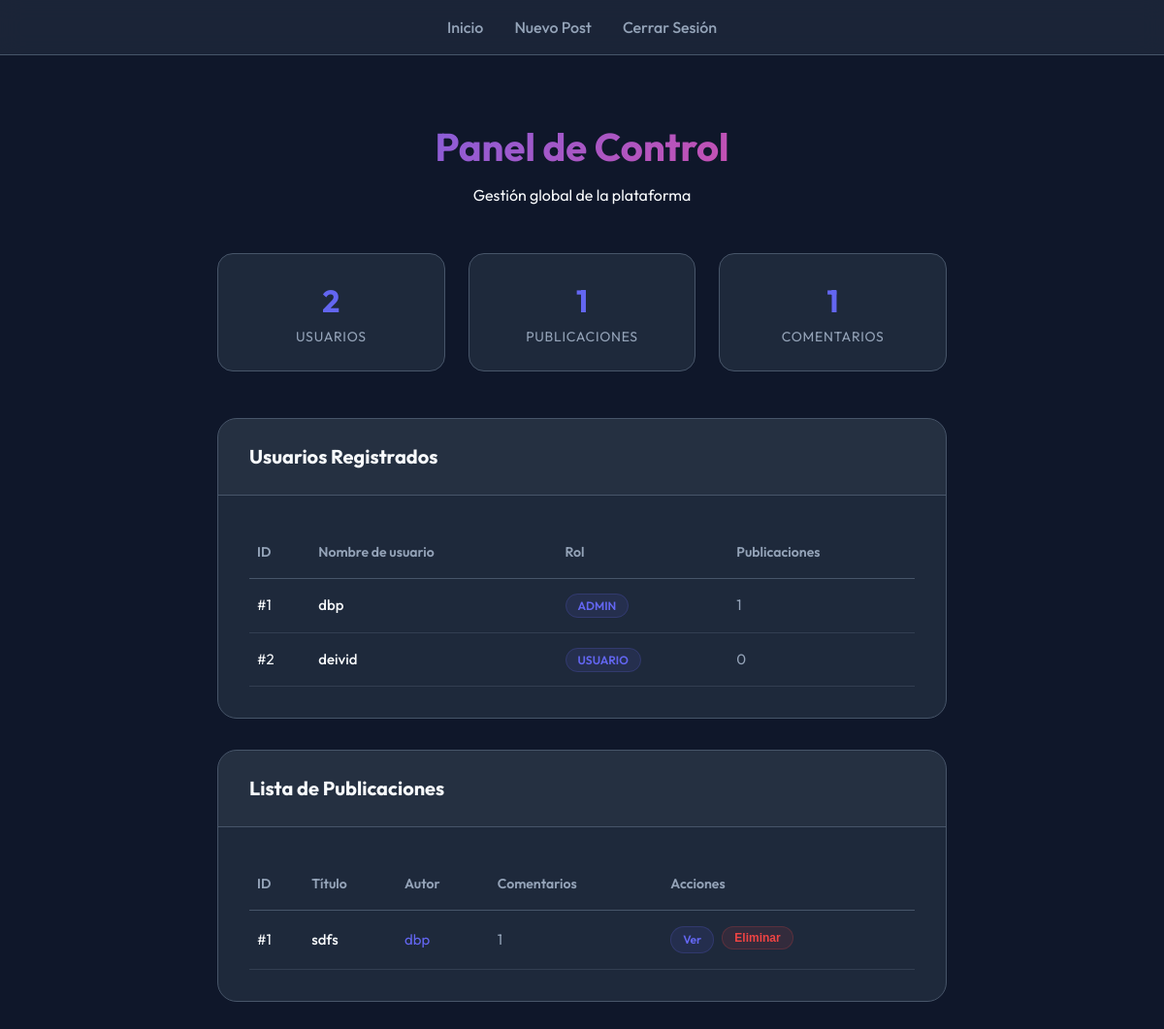
The app's page /admin (signed in) with its own data.
### models.py (models this page shows, shortened)
class Usuario(db.Model, UserMixin):     # Herencia múltiple de UserMixin sobre nuestra clase Usuario. Ganamos así 4 métodos nuevos entre ellos is_active
    id = db.Column(db.Integer, primary_key=True)
    username = db.Column(db.String(100), unique=True, nullable=False)
    password = db.Column(db.String(200), nullable=False)
    rol= db.Column(db.String(50), nullable=False, default="usuario")
    comentarios = db.relationship("Comentario", backref="usuario", lazy=True)
    def is_admin(self):
        return self.rol == "admin"

class Post(db.Model):
    id = db.Column(db.Integer, primary_key=True)
    titulo = db.Column(db.String(200), nullable=False)
    contenido = db.Column(db.Text, nullable=False)
    user_id = db.Column(db.Integer, db.ForeignKey("usuario.id"))
    autor = db.relationship('Usuario', backref=db.backref('posts', lazy=True))
    comentarios = db.relationship("Comentario", backref="post", lazy=True, order_by="Comentario.id.desc()")

### main.py (the view)
@app.route('/admin')
@login_required
@admin_required # llama a admin_required(admin) (sin parentesis en admin), al ir a /admin, se ejecuta el wrapper primero
def admin():
    usuarios = Usuario.query.all()
    posts = Post.query.all()
    total_posts = Post.query.count()
    total_comentarios = Comentario.query.count()
    return render_template("admin.html", usuarios=usuarios, posts=posts, total_posts=total_posts, total_comentarios=total_comentarios)

### main.py (called while the page is built)
@login_manager.user_loader
def load_user(user_id):
    return Usuario.query.get(int(user_id))  # si el id es válido, devuelve el usuario

def admin_required(f): # f recibe la función admin (si llamamos al decorador antes de def admin:)
    @wraps(f)   # necesitamos el decorador wraps (interno de python) para que admin_required sea de __name__ admin_required y no wrapper
    def wrapper(*args, **kwargs): #args y kwargs son convenciones, se pueden modificar durante el decorador
        if not current_user.is_authenticated or not current_user.is_admin():
            flash("No tienes permisos para acceder a esta página.", "error")
            return redirect(url_for("home"))
        return f(*args, **kwargs) # esto hace que se ejecute la función original (si llega hasta aquí)
    return wrapper

### templates/admin.html (shortened to what this page needs)
{% extends "base.html" %}
{% block content %}
<div class="admin-header">
    <h1>Panel de Control</h1>
    <p>Gestión global de la plataforma</p>
</div>
<div class="stats-grid">
    <div class="stat-card">
        <span class="stat-value">{{ usuarios|length }}</span>
        <span class="stat-label">Usuarios</span>
    </div>
    <div class="stat-card">
        <span class="stat-value">{{ total_posts }}</span>
        <span class="stat-label">Publicaciones</span>
    </div>
    <div class="stat-card">
        <span class="stat-value">{{ total_comentarios }}</span>
        <span class="stat-label">Comentarios</span>
    </div>
</div>
<div class="admin-section">
    <div class="section-header">
        <h2>Usuarios Registrados</h2>
    </div>
    <div class="user-table-container">
        <table>
            <thead>
                <tr>
                    <th>ID</th>
                    <th>Nombre de usuario</th>
                    <th>Rol</th>
                    <th>Publicaciones</th>
                </tr>
            </thead>
            <tbody>
                {% for usuario in usuarios %}
                <tr>
                    <td>#{{ usuario.id }}</td>
                    <td style="font-weight: 500;">{{ usuario.username }}</td>
                    <td>
                        <span class="badge {{ 'badge-admin' if usuario.is_admin else 'badge-user' }}">
                            {{ usuario.rol.upper() }}
                        </span>
                    </td>
                    <td style="color: var(--text-muted);">{{ usuario.posts|length if usuario.posts else 0 }}</td>
                </tr>
                {% endfor %}
            </tbody>
        </table>
    </div>
</div>
<div class="admin-section">
    <div class="section-header">
        <h2>Lista de Publicaciones</h2>
    </div>
    <div class="user-table-container">
        <table>
            <thead>
                <tr>
                    <th>ID</th>
                    <th>Título</th>
                    <th>Autor</th>
                    <th>Comentarios</th>
                    <th>Acciones</th>
                </tr>
            </thead>
            <tbody>
                {% for post in posts %}
                <tr>
                    <td>#{{ post.id }}</td>
                    <td style="font-weight: 500;">{{ post.titulo }}</td>
                    <td style="color: var(--primary);">{{ post.autor.username if post.autor else 'Anónimo' }}</td>
                    <td style="color: var(--text-muted);">{{ post.comentarios|length if post.comentarios else 0 }}</td>
                    <td>
                        <div style="display: flex; gap: 0.5rem;">
                            <a href="{{ url_for('ver_post', id=post.id) }}" class="badge badge-admin" style="text-decoration: none;">Ver</a>
                            <form action="{{ url_for('eliminar_post', id=post.id) }}" method="POST" style="display:inline;">
                                <button type="submit" class="badge" style="background: rgba(239, 68, 68, 0.1); color: var(--error); border: 1px solid rgba(239, 68, 68, 0.2); cursor: pointer;" onclick="return confirm('¿Eliminar post permanentemente?')">Eliminar</button>
                            </form>
                        </div>
                    </td>
                </tr>
                {% endfor %}
            </tbody>
        </table>
    </div>
</div>
{% endblock %}

### templates/base.html (shortened to what this page needs)
<!DOCTYPE html>
<html lang="es">
<head>
</head>
<body>
  <nav>
    <a href="{{ url_for('home') }}">Inicio</a>
    {% if current_user.is_authenticated %}
    <a href="{{ url_for('nuevo_post') }}">Nuevo Post</a>
    <form action="{{ url_for('logout') }}" method="POST" style="display:inline;">
      <button type="submit"
        style="background:none; border:none; color:var(--text-muted); font-family:inherit; font-size:inherit; cursor:pointer; font-weight:500;">Cerrar
        Sesión</button>
    </form>
    {% else %}
    <a href="{{ url_for('registro') }}">Registrarse</a>
    <a href="{{ url_for('login') }}">Iniciar Sesión</a>
    {% endif %}
  </nav>
  <div class="container">
    {% block content %}{% endblock %}
  </div>
</body>
</html>

### records on screen
Usuario: id "1", username "dbp", rol "ADMIN", posts|length "1"
Usuario: id "2", username "deivid", rol "USUARIO", posts|length "0"
Post: id "1", titulo "sdfs", autor "dbp", comentarios|length "1"

### other values on screen
{{ usuarios|length }} "2"
{{ total_posts }} "1"
{{ total_comentarios }} "1"
